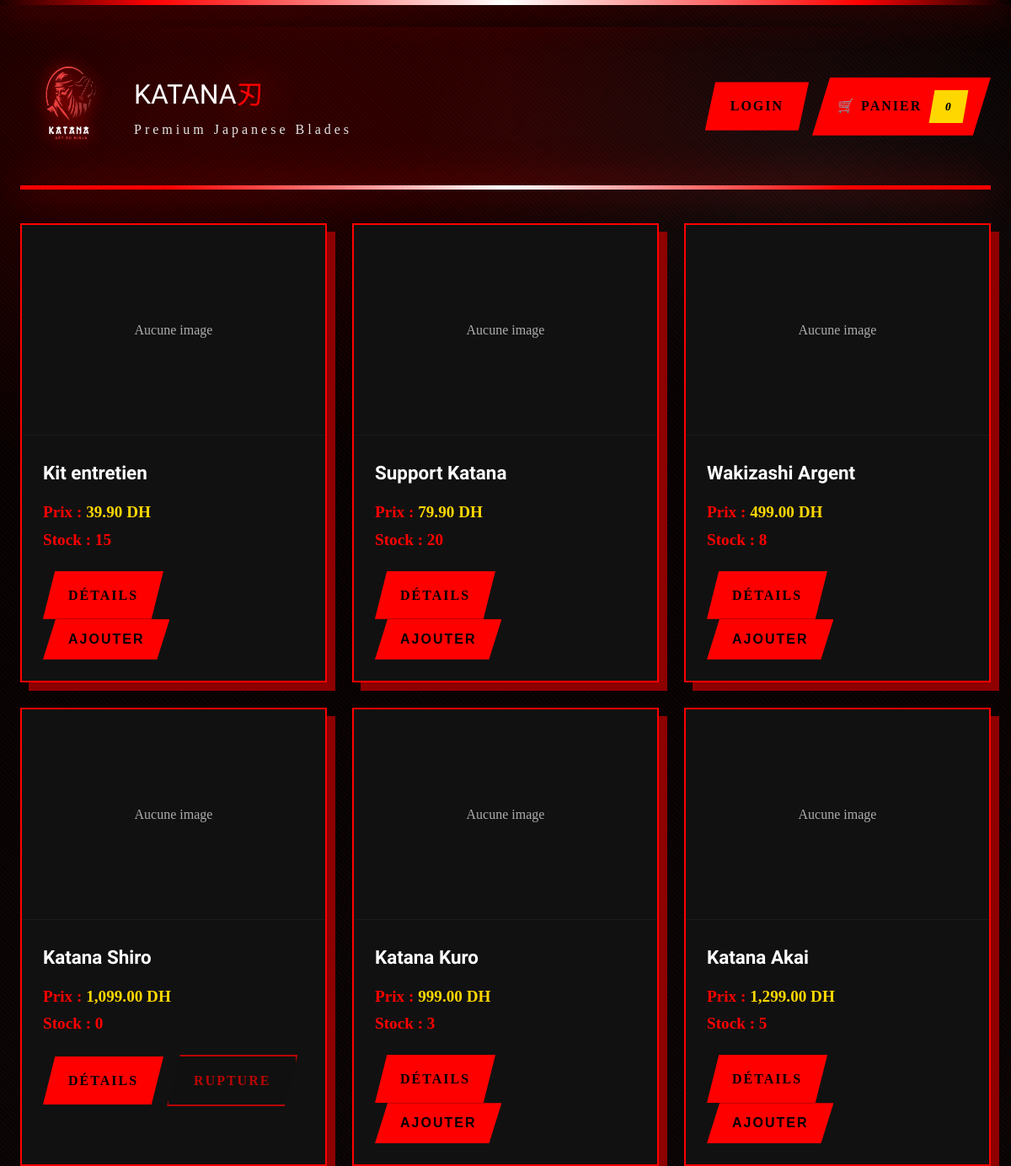
Screenshot of /php/public/index.php with the database file from the repository.
### tables this page shows
CREATE TABLE products (
  id INT AUTO_INCREMENT PRIMARY KEY,
  name VARCHAR(190) NOT NULL,
  description TEXT NULL,
  price DECIMAL(10,2) NOT NULL DEFAULT 0.00,
  stock INT NOT NULL DEFAULT 0,
  image VARCHAR(255) NULL,
  created_at TIMESTAMP DEFAULT CURRENT_TIMESTAMP,
  CHECK (stock >= 0),
  CHECK (price >= 0)
);

### php/includes/auth.php (called while the page is built, shortened)
<?php
if (!function_exists('current_user')) {
    function current_user(): ?array {
        return $_SESSION['user'] ?? null;
    }
}

### php/includes/cart.php (called while the page is built, shortened)
<?php
function cart_get(): array {
  return $_SESSION['cart'];
}

### php/public/index.php (the view, shortened to what this page needs)
<?php
require_once __DIR__ . "/../includes/auth.php";
require_once __DIR__ . "/../includes/cart.php";
$stmt = $pdo->query("SELECT id, name, price, stock, image FROM products ORDER BY id DESC");
$products = $stmt->fetchAll();
$user  = current_user();
?>
<!doctype html>
<html lang="fr">
<head>
  <link rel="stylesheet" href="assets/style.css">
</head>
<body class="page">
  <div class="topbar">
    <div class="logo-header">
  <div class="logo-wrap">
    <img
      src="/mini-ecommerce/php/public/assets/logo_katana.png"
      alt="Katana Store"
      class="logo-img"
    >
  </div>
  <div class="logo-text">
    <div class="logo-title">
      KATANA<span class="logo-accent">刃</span>
    </div>
    <div class="logo-subtitle">
      Premium Japanese Blades
    </div>
  </div>
</div>
    <div class="actions">
      <?php if ($user): ?>
        <span class="muted">👤 <?= htmlspecialchars($user['email']) ?> (<?= htmlspecialchars($user['role']) ?>)</span>
        <a class="btn btn-soft" href="/mini-ecommerce/php/public/my_orders.php">
          📜 Mes commandes
        </a>
        <a class="btn btn-soft" href="/mini-ecommerce/php/public/logout.php">
          Logout
        </a>
        <?php if (is_admin()): ?>
          <a class="btn btn-red" href="/mini-ecommerce/php/admin/products.php">
            Admin
          </a>
        <?php endif; ?>
      <?php else: ?>
        <a class="btn btn-soft" href="/mini-ecommerce/php/public/login.php">
          Login
        </a>
      <?php endif; ?>
      <a class="btn btn-outline" href="/mini-ecommerce/php/public/cart.php">
        🛒 Panier <span class="badge"><?= count(cart_get()) ?></span>
      </a>
    </div>
  </div>
  <div class="products-grid">
    <?php foreach ($products as $p): ?>
      <div class="product-card">
        <?php if (!empty($p['image'])): ?>
          <img
            class="product-img"
            src="/mini-ecommerce/php/public/uploads/<?= htmlspecialchars($p['image']) ?>"
            alt="<?= htmlspecialchars($p['name']) ?>"
          >
        <?php else: ?>
          <div class="product-img" style="display:grid;place-items:center;opacity:.65;border-bottom:1px solid rgba(255,255,255,.06);">
            Aucune image
          </div>
        <?php endif; ?>
        <div class="product-body">
          <div class="product-title"><?= htmlspecialchars($p['name']) ?></div>
          <div class="product-meta">
            Prix : <b style="color:var(--gold);"><?= number_format((float)$p['price'], 2) ?> DH</b><br>
            Stock : <b><?= (int)$p['stock'] ?></b>
          </div>
          <div class="product-actions">
            <a class="btn btn-soft" href="/mini-ecommerce/php/public/product.php?id=<?= (int)$p['id'] ?>">
              Détails
            </a>
            <?php if ((int)$p['stock'] > 0): ?>
              <form method="post" action="/mini-ecommerce/php/public/cart.php">
                <button class="btn btn-green" type="submit">
                  Ajouter
                </button>
              </form>
            <?php else: ?>
              <span class="btn btn-soft" style="cursor:default;opacity:.7;">
                Rupture
              </span>
            <?php endif; ?>
          </div>
        </div>
      </div>
    <?php endforeach; ?>
  </div>
</body>
</html>

### rows the page displays
products: shows "Aucune image", name "Kit entretien", price "39.90", stock "15"
products: shows "Aucune image", name "Support Katana", price "79.90", stock "20"
products: shows "Aucune image", name "Wakizashi Argent", price "499.00", stock "8"
products: shows "Aucune image", name "Katana Shiro", price "1,099.00", stock "0", shows "RUPTURE"
products: shows "Aucune image", name "Katana Kuro", price "999.00", stock "3"
products: shows "Aucune image", name "Katana Akai", price "1,299.00", stock "5"

### other values shown
count(cart_get()) "0"
